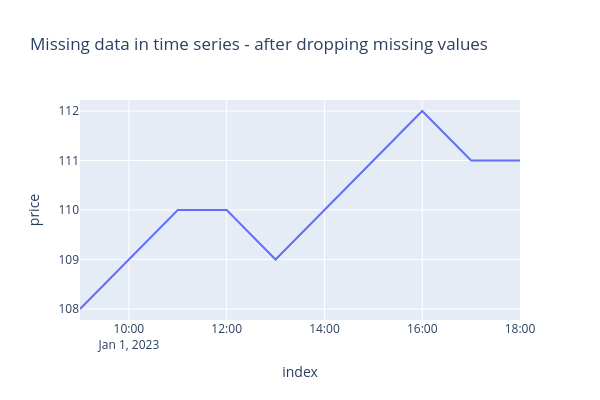

This figure's notebook cell:
### Markdown cell above
### Methods to clean missing data:
- `dropna()` - is the most straightforward approach—it simply removes rows or columns containing missing values. This works well when you have a large dataset with relatively few missing values, or when the missing data represents a small fraction of your records.
- *fill missing values with 0* - is a simple imputation strategy that works best when zero is a meaningful value for your domain, this approach can distort statistical measures like the mean or standard deviation, and it may introduce bias if zeros aren't truly representative of the missing values
- *fill missing values with mean* - is a statistical approach that preserves the overall distribution and central tendency of your data, this method is particularly useful for numerical features and minimizes the impact on aggregate statistics
- *fill missing values with interpolation* - estimates missing values based on surrounding data points, making it ideal for time-series or sequential data, methods like linear interpolation draw a line between known values and estimate points in between, while polynomial or spline interpolation creates smoother curves
- *forward and backward fill* - Forward fill (ffill()) copies the last known value forward to fill subsequent missing entries, while backward fill (bfill()) copies the next known value backward, these methods are especially effective for time-series data where values tend to persist or change gradually over time, they preserve the temporal or sequential nature of your dataset

### Code cell
# drop missing values and plot again
df_plotly = df_plotly.dropna()
px.line(df_plotly, 'index', 'price', width=600, height=400, title='Missing data in time series - after dropping missing values')

### Figure 1 — Plotly figure (JSON) as saved in the notebook; plotly's stock layout.template omitted (floating-point values rounded to 4 significant figures)
{"data": [{"hovertemplate": "index=%{x}<br>price=%{y}<extra></extra>", "legendgroup": "", "line": {"color": "#636efa", "dash": "solid"}, "marker": {"symbol": "circle"}, "mode": "lines", "name": "", "orientation": "v", "showlegend": false, "type": "scatter", "x": ["2023-01-01T09:00:00.000000", "2023-01-01T10:00:00.000000", "2023-01-01T11:00:00.000000", "2023-01-01T12:00:00.000000", "2023-01-01T13:00:00.000000", "2023-01-01T16:00:00.000000", "2023-01-01T17:00:00.000000", "2023-01-01T18:00:00.000000"], "xaxis": "x", "y": [108.0, 109.0, 110.0, 110.0, 109.0, 112.0, 111.0, 111.0], "yaxis": "y"}], "layout": {"height": 400, "legend": {"tracegroupgap": 0}, "title": {"text": "Missing data in time series - after dropping missing values"}, "width": 600, "xaxis": {"anchor": "y", "domain": [0, 1], "title": {"text": "index"}}, "yaxis": {"anchor": "x", "domain": [0, 1], "title": {"text": "price"}}}}
